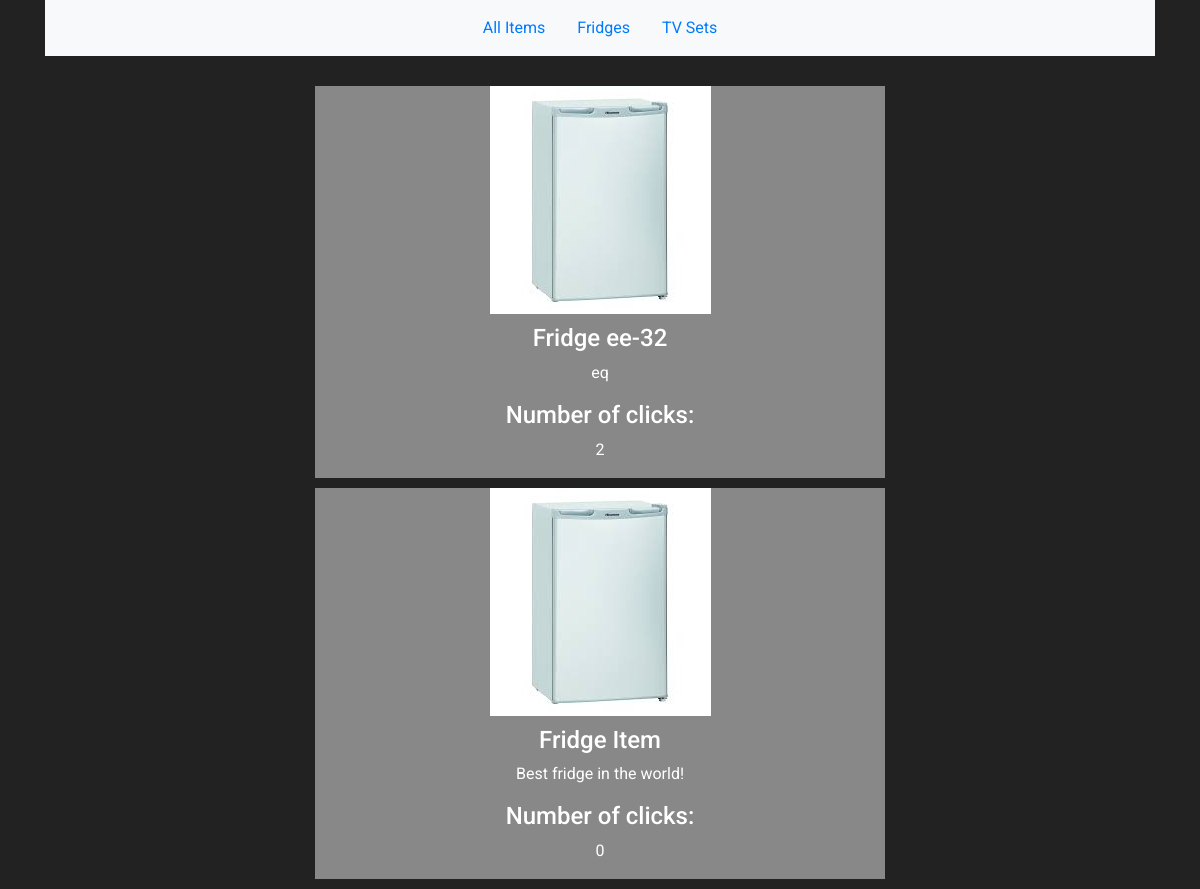
Page /items/fridges on the earlier database version.
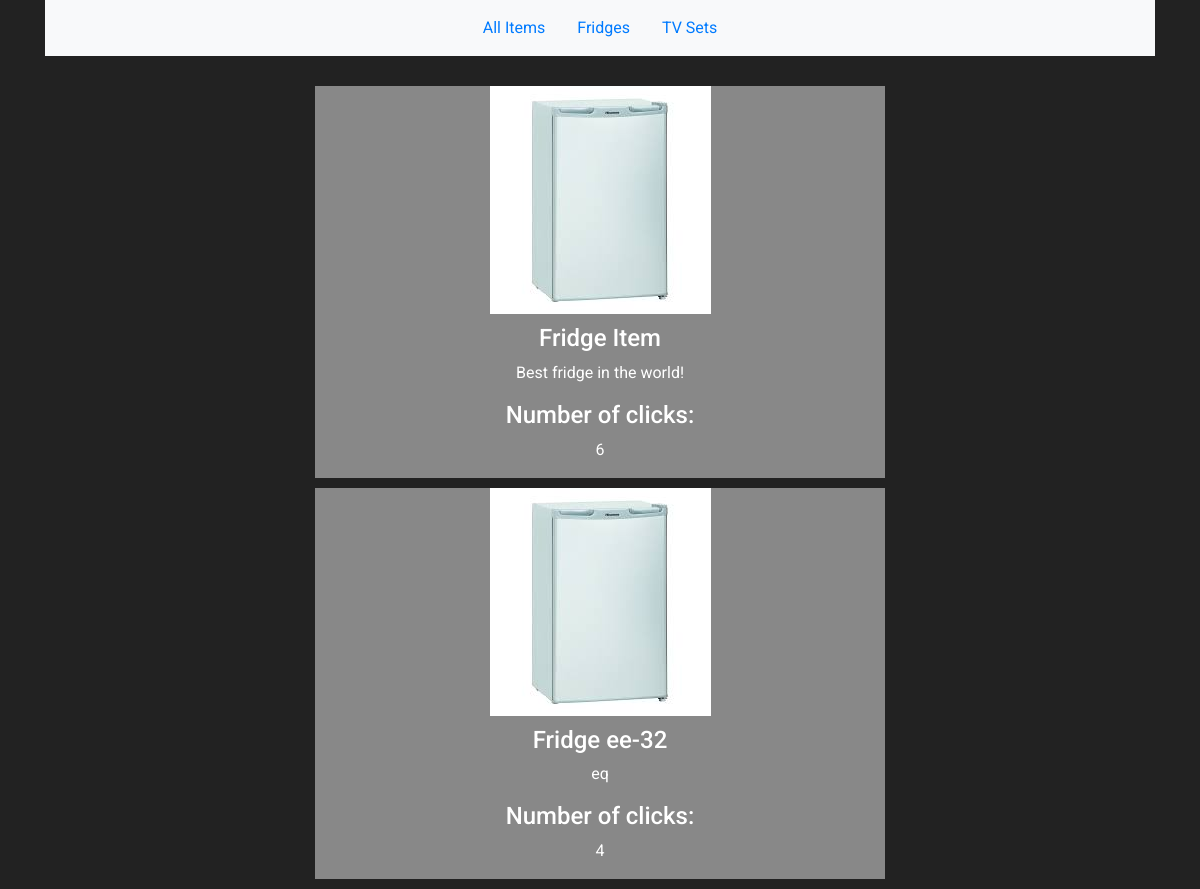
Same page on the later database version.
### items/models.py (models this page shows, shortened)
class Item(models.Model):
    name = models.CharField(max_length=48, default='Item')
    category = models.ForeignKey('Category', on_delete=models.SET_NULL, null=True)
    manufacturer = models.ForeignKey('Manufacturer', on_delete=models.SET_NULL, null=True)
    item_image = models.ForeignKey('ItemImage', on_delete=models.SET_NULL, null=True, blank=True)
    description = models.TextField(max_length=500, help_text='Enter a description of an item', blank=True, null=True)
    number_of_clicks = models.PositiveIntegerField(default=0)
    class Meta:
        ordering = ["-number_of_clicks"]

class ItemImage(models.Model):
    image = models.ImageField(upload_to='items_images/')
    image_category = models.ForeignKey('Category', on_delete=models.SET_NULL, null=True)

class Category(models.Model):
    category = models.CharField(max_length=15)
    class Meta:
        verbose_name_plural = 'categories'

### items/views.py (the view)
# urls.py: path("fridges", FridgeList.as_view(), name="fridge-list"),
class FridgeList(ListView):
    model = Item
    context_object_name = 'items'
    queryset = Item.objects.filter(category__category='Fridge')
    template_name = 'items/fridge_list.html'

### items/templates/items/fridge_list.html (shortened to what this page needs)
{% extends "base.html" %}
{% load static %}
{% block content %}
  {% for item in items %}
    {% include 'items/item_view.html' %}
  {% endfor %}
{% endblock %}

### items/templates/items/item_view.html
{% load static %}
  <div class="row align-items-center click-container" style="padding-bottom: 10px;" data-item-id="{{ item.id }}">
    <div class="col-6 mx-auto text-center item-div">
      <div class="image-div">
        <img src="{{ item.item_image.image.url }}" class="img-responsive" alt='Image of an Item'>
      </div>
      <h4>{{ item.category.category }} {{ item.name }}</h4>
      <p>
          {{ item.description|truncatechars_html:70 }}
      </p>
      <h4>Number of clicks:</h4>
      <p class="clicks-number">{{ item.number_of_clicks }}</p>
    </div>
</div>

Differences in the rows shown:
changed Item "Item": number_of_clicks "0" → "6"; moves up the list
changed Item "ee-32": number_of_clicks "2" → "4"
